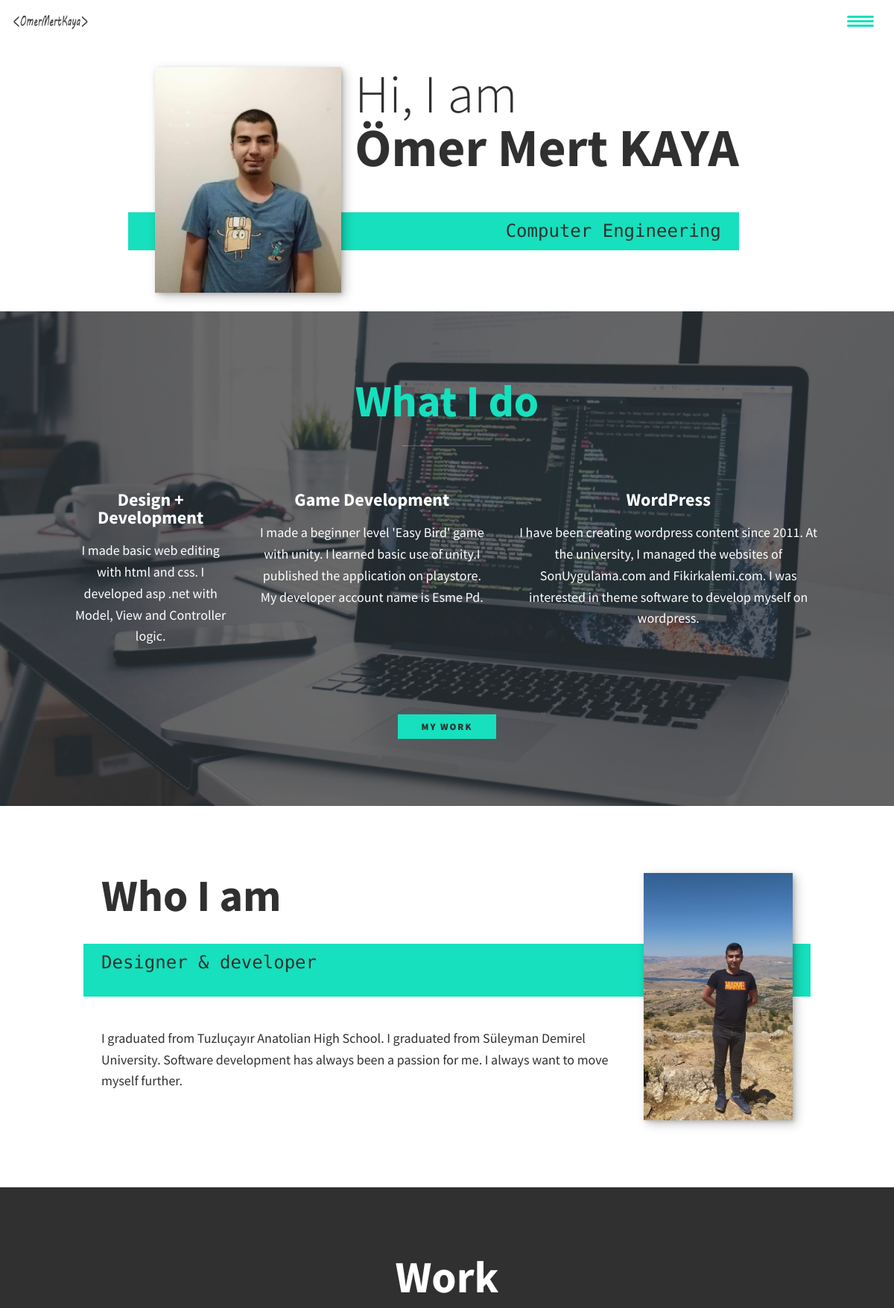
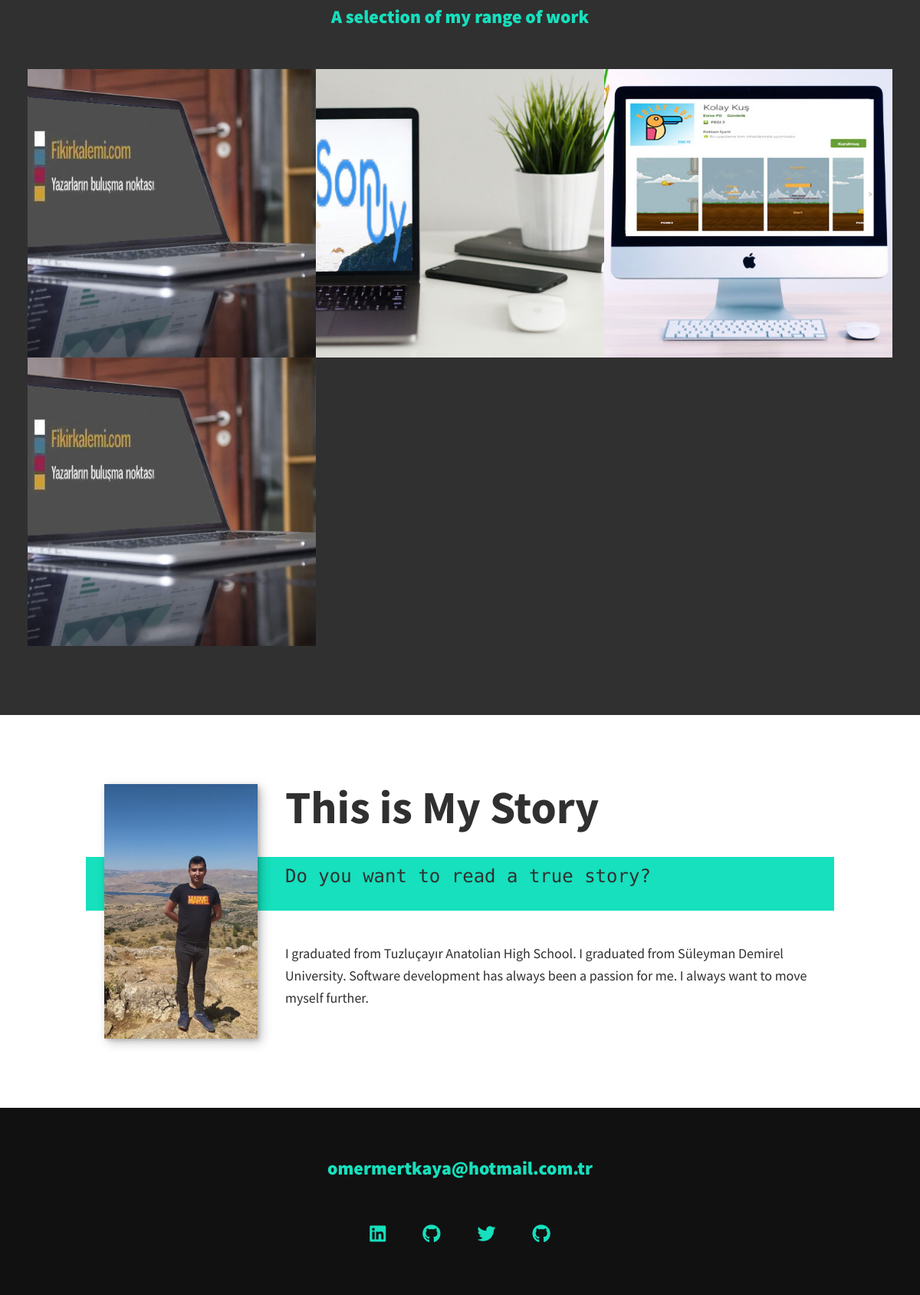
The page / on the database its author committed (2 pictures, top to bottom).
### portapp/models.py (models this page shows, shortened)
class PostHome2(models.Model):
    cv_isim_soyisim = models.CharField(max_length=225)
    cv_Meslek = models.CharField(max_length=225, default ="blog")
    cv_fotograf_1 = models.ImageField(null=True, blank=True, upload_to ='photo')
    author = models.ForeignKey(User ,on_delete=models.CASCADE)

class PostHome3(models.Model):
    baslik_1 = models.CharField(max_length=255)
    aciklama_1 = models.TextField()
    baslik_2 = models.CharField(max_length=255)
    aciklama_2 = models.TextField()
    baslik_3 = models.CharField(max_length=255)
    aciklama_3 = models.TextField()
    author = models.ForeignKey(User ,on_delete=models.CASCADE)

class PostHome4(models.Model):
    who_baslik = models.CharField(max_length=255)
    who_aciklama = models.TextField()
    who_fotograf = models.ImageField(null=True, blank=True, upload_to ='photo')

class Work_Bolumu(models.Model):
    work_isim = models.CharField(max_length=255)
    work_alt_baslik = models.CharField(max_length=255, blank=True)
    work_fotograf = models.ImageField(null=True, blank=True, upload_to ='photo')
    work_fotograf_3 = models.ImageField(null=True, blank=True, upload_to ='photo')
    work_aciklama = models.TextField()

class Story_Bolumu(models.Model):
    story_baslik = models.CharField(max_length=255)
    story_aciklama = models.TextField()
    story_fotograf = models.ImageField(null=True, blank=True, upload_to ='photo')

### portapp/views.py (the view)
# urls.py: path('',HomeView,name="index"),
def HomeView(request):
    obj = PostHome2.objects.get(id=1)
    context5= {
    'cv_isim_soyisim' : obj.cv_isim_soyisim,
    'cv_Meslek' : obj.cv_Meslek,
    'cv_fotograf_1': obj.cv_fotograf_1
    }
    obj2 = PostHome3.objects.get(id=1)
    context2= {
        'baslik_1' : obj2.baslik_1,
        'aciklama_1' : obj2.aciklama_1,
        'baslik_2' : obj2.baslik_2,
        'aciklama_2' : obj2.aciklama_2,
        'baslik_3' : obj2.baslik_3,
        'aciklama_3' : obj2.aciklama_3,
    }
    obj3 = PostHome4.objects.get(id=1)
    context3={
        'who_baslik' : obj3.who_baslik,
        'who_aciklama' : obj3.who_aciklama,
        'who_fotograf' : obj3.who_fotograf,
    }
    obj4 = Story_Bolumu.objects.get(id=1)
    context4={
        'story_baslik' : obj4.story_baslik,
        'story_aciklama' : obj4.story_aciklama,
        'story_fotograf' : obj4.story_fotograf,
    }
    context2.update(context5)
    context2.update(context3)
    context2.update(context4)
    post_liste = Work_Bolumu.objects.all()
    return render(request, "index.html",{"context2":context2,"post_liste":post_liste})

### portapp/templates/index.html (shortened to what this page needs)
{% load static %}
<!DOCTYPE html>
<html lang="en">
<head>
    <link rel="stylesheet" href="https://cdnjs.cloudflare.com/ajax/libs/normalize/7.0.0/normalize.min.css">
    <link rel="stylesheet" href="https://cdnjs.cloudflare.com/ajax/libs/font-awesome/5.11.2/css/all.css" />
    <link rel="stylesheet" href="{% static '/css/style.css' %}">
</head>
<body>
<header>
    <div class="logo">
        <img src="{% static '/img/omermertkaya.png' %}" alt="">
    </div>
    <button class="nav-toggle" aria-label="toggle navigation">
        <span class="hamburger"></span>
    </button>
</header>
<section class="intro" id="home">
    <h1 class="section__title section__title--intro">
        Hi, I am <strong>
        <h1>  {{context2.cv_isim_soyisim}}  </h1>
        </strong>
    </h1>
    <p class="section__subtitle section__subtitle--intro">{{context2.cv_Meslek}}</p>
    <img src="media/{{context2.cv_fotograf_1}}" alt="a picture of Omer Mert KAYA smiling" class="intro__img">
</section>
<section class="my-services" id="services">
    <h2 class="section__title section__title--services">What I do</h2>
    <div class="services">
        <div class="service">
            <h3>{{context2.baslik_1}}</h3>
            <p>{{context2.aciklama_1}}</p>
        </div>
        <div class="service">
            <h3>{{context2.baslik_2}}</h3>
            <p>{{context2.aciklama_2}}</p>
        </div>
        <div class="service">
            <h3>{{context2.baslik_3}}</h3>
            <p>{{context2.aciklama_3}}</p>
        </div>
    </div>
    <a href="#work" class="btn">My Work</a>
</section>
<section class="about-me" id="about">
    <h2 class="section__title section__title--about">Who I am</h2>
    <p class="section__subtitle section__subtitle--about">{{context2.who_baslik}}</p>
    <div class="about-me__body">
        <p>{{context2.who_aciklama}}</p>
    </div>
    <img src="media/{{context2.who_fotograf}}" alt="Jane leaning against a bus" class="about-me__img">
</section>
<section class="my-work" id="work">
    <h2 class="section__title section__title--work">Work</h2>
    <p class="section__subtitle section__subtitle--work">A selection of my range of work</p>
        <div class="portfolio">
    <div class="portfolio">
            {% for post in post_liste %}
            <a href="{% url 'article-detail' post.pk %}" class="portfolio__item" >
            <img src="media/{{post.work_fotograf}}" alt="{{post.work_isim}}" class="portfolio__img">
                </a>
            {% endfor %}
    </div>
        </div>
</section>
<section class="story" id="story">
    <h2 class="section__title section__title--story">This is My Story</h2>
    <p class="section__subtitle section__subtitle--story">{{context2.story_baslik}}</p>
    <div class="story__body">
        <p>{{context2.story_aciklama}}</p>
    </div>
   <img src="media/{{context2.story_fotograf}}" alt="" class="story__img">
</section>
<footer class="footer">
    <a href="mailto:omermertkaya@hotmail.com.tr" class="footer__link">omermertkaya@hotmail.com.tr</a>
    <ul class="social-list">
        <li class="social-list__item">
            <a class="social-list__link" href="https://www.linkedin.com/in/omermertkaya/">
                <i class="fab fa-linkedin"></i>
            </a>
        </li>
        <li class="social-list__item">
            <a class="social-list__link" href="http://github.com/omermertkaya">
                <i class="fab fa-github"></i>
            </a>
        </li>
        <li class="social-list__item">
            <a class="social-list__link" href="https://twitter.com">
                <i class="fab fa-twitter"></i>
            </a>
        </li>
        <li class="social-list__item">
            <a class="social-list__link" href="https://github.com/omermertkaya">
                <i class="fab fa-github"></i>
            </a>
        </li>
    </ul>
</footer>
</body>
</html>

### rows shown on the page
PostHome2: cv_isim_soyisim "Ömer Mert KAYA", cv_Meslek "Computer Engineering", cv_fotograf_1 (picture)
PostHome3: baslik_1 "Design + Development", aciklama_1 "I made basic web editing with html and css. I developed asp .net with Model, View and Controller logic.", baslik_2 "Game Development", aciklama_2 "I made a beginner level 'Easy Bird' game with unity. I learned basic use of unity.I published the application on playstore. My developer account name is Esme Pd.", baslik_3 "WordPress", aciklama_3 "I have been creating wordpress content since 2011. At the university, I managed the websites of SonUygulama.com and Fikirkalemi.com. I was interested in theme software to develop myself on wordpress."
PostHome4: who_baslik "Designer & developer", who_aciklama "I graduated from Tuzluçayır Anatolian High School. I graduated from Süleyman Demirel University. Software development has always been a passion for me. I always want to move myself further.", who_fotograf (picture)
Work_Bolumu: work_fotograf (picture)
Work_Bolumu: work_fotograf (picture)
Work_Bolumu: work_fotograf (picture)
Work_Bolumu: work_fotograf (picture)
Story_Bolumu: story_baslik "Do you want to read a true story?", story_aciklama "I graduated from Tuzluçayır Anatolian High School. I graduated from Süleyman Demirel University. Software development has always been a passion for me. I always want to move myself further.", story_fotograf (picture)
